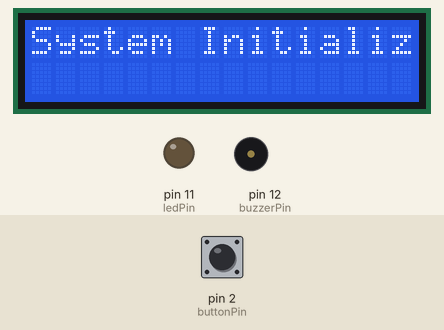
Recording of a sketch running on a simulated Arduino Uno, built with avr-gcc and run on an emulated ATmega328P. On the bench: 16×2 character LCD, output pins drawn as LEDs (lit = HIGH), buzzer (waves = sounding, pin HIGH). Inputs (shaded band) come from the test bench; at power-on: pin 2 (buttonPin) HIGH.

Above: at 2.7 s.
2.8 s: pin 2 (buttonPin) pulled LOW for 0.15 s
At 3.6 s:
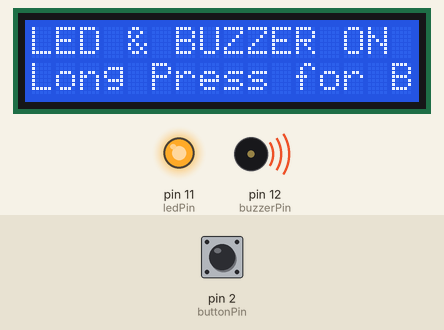
4.5 s: pin 2 (buttonPin) pulled LOW for 1 s
At 6.1 s:
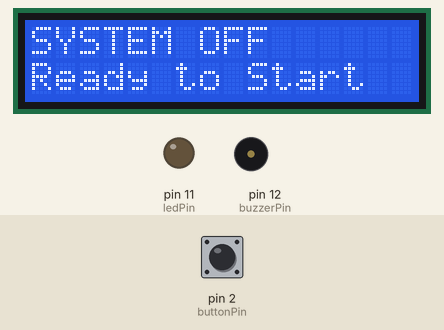
Timing chart, 0 to 7.6 s (numbered marks = the images above; inputs shaded):
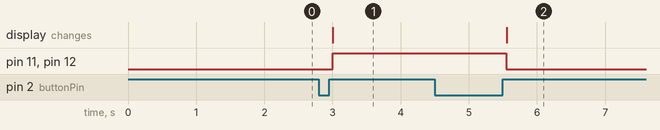

The sketch:

CP1VA_F.ino
```cpp
#include <LiquidCrystal.h>

// --- Pin Definitions ---
const int buttonPin = 2;
const int ledPin = 11;
const int buzzerPin = 12;

// --- LCD Initialization ---
// RS pin moved to D7. Init structure: LiquidCrystal(RS, E, d4, d5, d6, d7)
LiquidCrystal lcd(7, 10, 5, 4, 3, 6);

// --- State Variables ---
int systemState = 0;
int lastSystemState = 0;
// ✅ NEW: Stable state variable for debouncing
int stableButtonState = HIGH; // Tracks the clean state of the button

// --- Button Timing Variables ---
long buttonPressStartTime = 0;
const long longPressThreshold = 1000;
int lastDebouncePinState = HIGH; // Tracks the raw pin state for the timer
unsigned long lastDebounceTime = 0;
const long debounceDelay = 50;

// --- Timing Variables for Non-Blocking Functions ---
unsigned long lastBlinkToggleTime = 0;
const long blinkInterval = 250;

// -------------------------------------------------------------------
// SETUP
// -------------------------------------------------------------------

void setup() {
  pinMode(buttonPin, INPUT_PULLUP);
  pinMode(ledPin, OUTPUT);
  pinMode(buzzerPin, OUTPUT);

  lcd.begin(16, 2);
  lcd.print("System Initialized");
  delay(1500);
}

// -------------------------------------------------------------------
// MAIN LOOP
// -------------------------------------------------------------------

void loop() {
  handleButtonInput();
  updateOutputs();
  updateDisplay();
}

// -------------------------------------------------------------------
// INPUT HANDLING FUNCTION (Robust Debounce & Edge Detection)
// -------------------------------------------------------------------

void handleButtonInput() {
  int reading = digitalRead(buttonPin);

  // 1. Reset Debounce Timer if RAW input changes
  if (reading != lastDebouncePinState) {
    lastDebounceTime = millis();
  }

  // 2. Check if the Debounce Period has passed
  if ((millis() - lastDebounceTime) > debounceDelay) {

    // 3. Check for a Stable Change (the actual press/release event)
    if (reading != stableButtonState) {
      stableButtonState = reading; // Update the clean state

      // --- PRESS EVENT (HIGH to LOW) ---
      if (stableButtonState == LOW) {
        buttonPressStartTime = millis();
      }
      // --- RELEASE EVENT (LOW to HIGH) ---
      else {
        long pressDuration = millis() - buttonPressStartTime;

        if (pressDuration < longPressThreshold) {
          // --- SHORT PRESS LOGIC (State 0->1, State 2->0) ---
          if (systemState == 0 || systemState == 2) {
            systemState = 1;
          } else if (systemState == 1) {
            systemState = 0;
          }
        } else {
          // --- LONG PRESS LOGIC (State 1->2) ---
          if (systemState == 1) {
            systemState = 2;
          }
        }
      }
    }
  }

  // 4. Update the raw tracking state (must be done outside the debounce block)
  lastDebouncePinState = reading;
}

// -------------------------------------------------------------------
// OUTPUT CONTROL FUNCTION (Based on State - No Change)
// -------------------------------------------------------------------

void updateOutputs() {
  switch (systemState) {
    case 0:
      digitalWrite(ledPin, LOW);
      digitalWrite(buzzerPin, LOW);
      break;

    case 1:
      digitalWrite(ledPin, HIGH);
      digitalWrite(buzzerPin, HIGH);
      break;

    case 2:
      handleBlinkAndPattern();
      break;
  }
}

// -------------------------------------------------------------------
// NON-BLOCKING BLINK AND PATTERN HANDLER (Used in State 2 - No Change)
// -------------------------------------------------------------------

void handleBlinkAndPattern() {
  if (millis() - lastBlinkToggleTime >= blinkInterval) {
    lastBlinkToggleTime = millis();

    if (digitalRead(ledPin) == HIGH) {
      digitalWrite(ledPin, LOW);
    } else {
      digitalWrite(ledPin, HIGH);
    }

    if (digitalRead(ledPin) == HIGH) {
      digitalWrite(buzzerPin, HIGH);
    } else {
      digitalWrite(buzzerPin, LOW);
    }
  }
}

// -------------------------------------------------------------------
// DISPLAY UPDATE FUNCTION (No Change)
// -------------------------------------------------------------------

void updateDisplay() {
  if (systemState != lastSystemState) {
    lcd.clear();
    lcd.setCursor(0, 0);

    switch (systemState) {
      case 0:
        lcd.print("SYSTEM OFF");
        lcd.setCursor(0, 1);
        lcd.print("Ready to Start");
        break;
      case 1:
        lcd.print("LED & BUZZER ON");
        lcd.setCursor(0, 1);
        lcd.print("Long Press for Blink");
        break;
      case 2:
        lcd.print("LED BLINKING");
        lcd.setCursor(0, 1);
        lcd.print("Buzzer Pattern Active");
        break;
    }
    lastSystemState = systemState;
  }
}
```

Measured:
- after the input at 2.8 s, pin 11 (ledPin), pin 12 (buzzerPin): LOW → HIGH after 0.20 s; the display: changes after 0.21 s (image 1)
- after the input at 4.5 s, pin 11 (ledPin), pin 12 (buzzerPin): HIGH → LOW after 1.0 s; the display: changes after 1.1 s (image 2)
